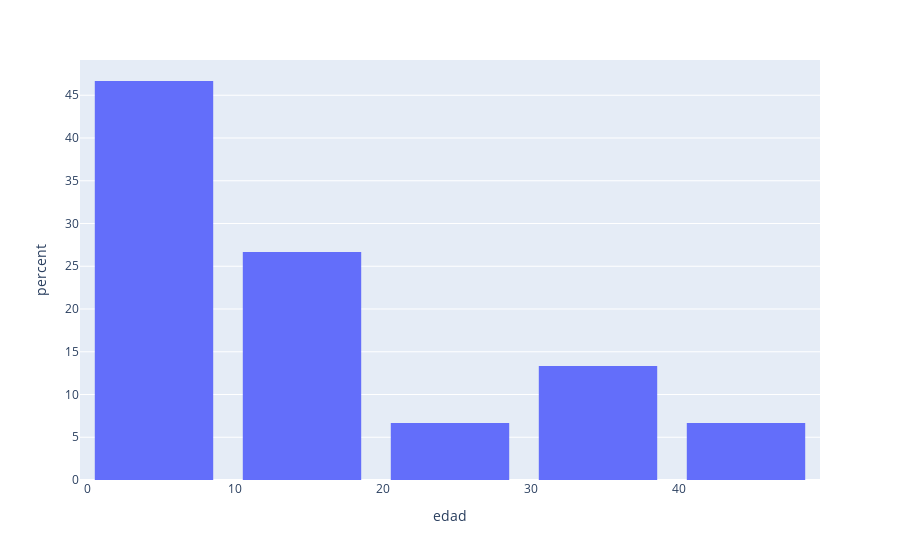

Notebook cell for this chart:
### Code cell
fig = px.histogram(df, x="edad", histnorm='percent')
fig.update_layout(bargap=0.2)
fig.show()

### Figure 1 — Plotly figure (JSON) as saved in the notebook; plotly's stock layout.template omitted (floating-point values rounded to 4 significant figures)
{"data": [{"alignmentgroup": "True", "bingroup": "x", "histnorm": "percent", "hovertemplate": "edad=%{x}<br>percent=%{y}<extra></extra>", "legendgroup": "", "marker": {"color": "#636efa", "pattern": {"shape": ""}}, "name": "", "offsetgroup": "", "orientation": "v", "showlegend": false, "type": "histogram", "x": [10, 20, 5, 7, 12, 30, 40, 10, 7, 12, 6, 32, 6, 8, 8], "xaxis": "x", "yaxis": "y"}], "layout": {"bargap": 0.2, "barmode": "relative", "legend": {"tracegroupgap": 0}, "margin": {"t": 60}, "xaxis": {"anchor": "y", "domain": [0, 1], "title": {"text": "edad"}}, "yaxis": {"anchor": "x", "domain": [0, 1], "title": {"text": "percent"}}}}
